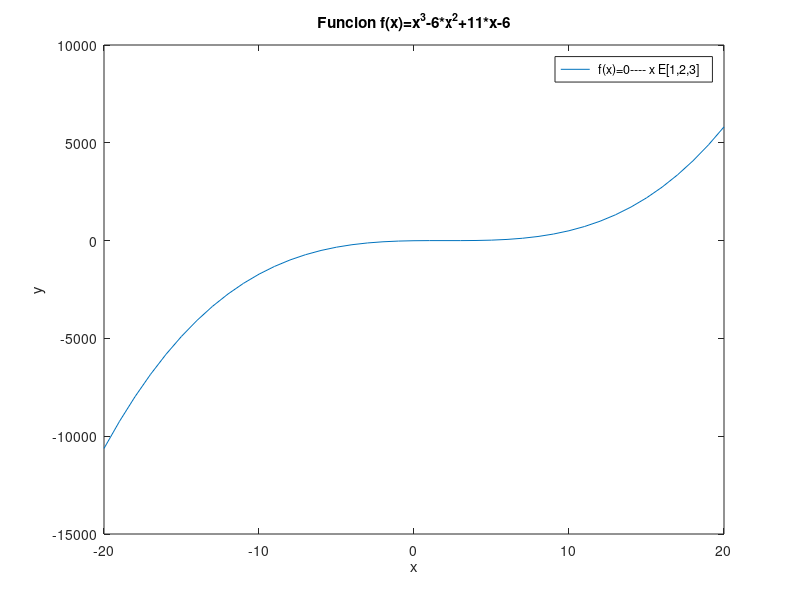

This chart was generated by the following MATLAB code:
%Octave Script
%Title           :Funcion Polinomial y Racional
%Description     :Script para Graficar Funciones
%Author          :Joel Emmanuel De La Cruz Rodriguez
%Date            :20211118
%Version         :1
%Usage           :C:\Users\Leo\Documents\DocumentosOctave\Funcion_polin_racion.m
%Notes           :Requiere aplicacion obtave


clear


disp('Funcion Polinomial con Raizes de 2 y -2');
%Dominio de la funcion.........
x = -20:1:20;
%Regla de correspondencia
fx = (x+2).*(x-2);
%Plotear funcion
plot(x,fx);
ylabel(" y ");
xlabel(" x ");
title(" Funcion fx=(x+2)(x-2) ");
legend("f(x)=0---- x E[2,-2] ");



disp('Funcion Polinomial con raize de 0');
%Dominio de la funcion.........Bien
x = -20:1:20;
%Regla de correspondencia
fx = (2*x.^2)+(x.^4)+(x);
%Plotear funcion
plot(x,fx);
ylabel(" y ");
xlabel(" x ");
title(" Funcion f(x)=(2*x^2)+(x^4)+(x)");
legend(" f(x)=0---- x E[0]");



disp('Funcion Racional con raiz de -2');
%Dominio de la funcion.........
x = -20:1:20;
%Regla de correspondencia
fx = (x+2)./(x-1);
%Plotear funcion
plot(x,fx);
ylabel(" y ");
xlabel(" x ");
title(" Funcion f(x)=(x+2)/(x-1) ");
legend(" f(x)=0---- x E[-2] ");



disp('Funcion Polinomial y no tiene raizes');
%Dominio de la funcion.........
x = -20:1:20;
%Regla de correspondencia
fx = (2.*x)+(1);
%Plotear funcion
plot(x,fx);
ylabel(" y ");
xlabel(" x ");
title(" Funcion fx=2x+1 ");
legend(" f(x)=0,No tiene ningun punto donde f(x)=0 ");



disp('No es una Funcion Polinomial pero tiene Raiz de 0');
%Dominio de la funcion.........
x = -20:1:20;
%Regla de correspondencia
fx = (x.*(2/3));
%Plotear funcion
plot(x,fx);
ylabel(" y ");
xlabel(" x ");
title(" Funcion f(x)=x*2/3 ");
legend(" f(x)=0----x E[0]");



disp('Funcion Polinomial con Raizes de 1,2 y 3');
%Dominio de la funcion.........
x = -20:1:20;
%Regla de correspondencia
fx = (x.^3)-(6.*x.^2)+(11.*x)-(6) ;
%Plotear funcion
plot(x,fx);
ylabel(" y ");
xlabel(" x ");
title(" Funcion f(x)=x^3-6*x^2+11*x-6 ");
legend(" f(x)=0---- x E[1,2,3] ");







